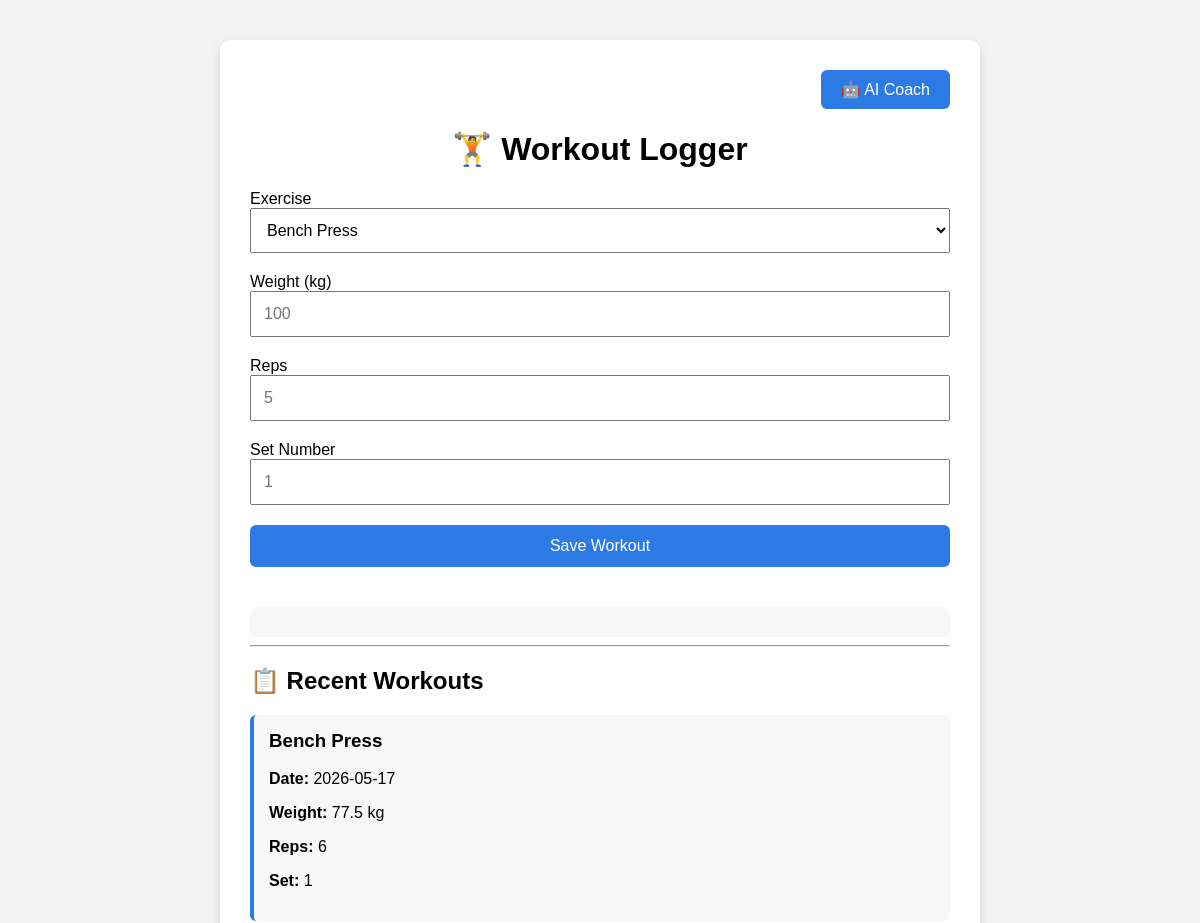
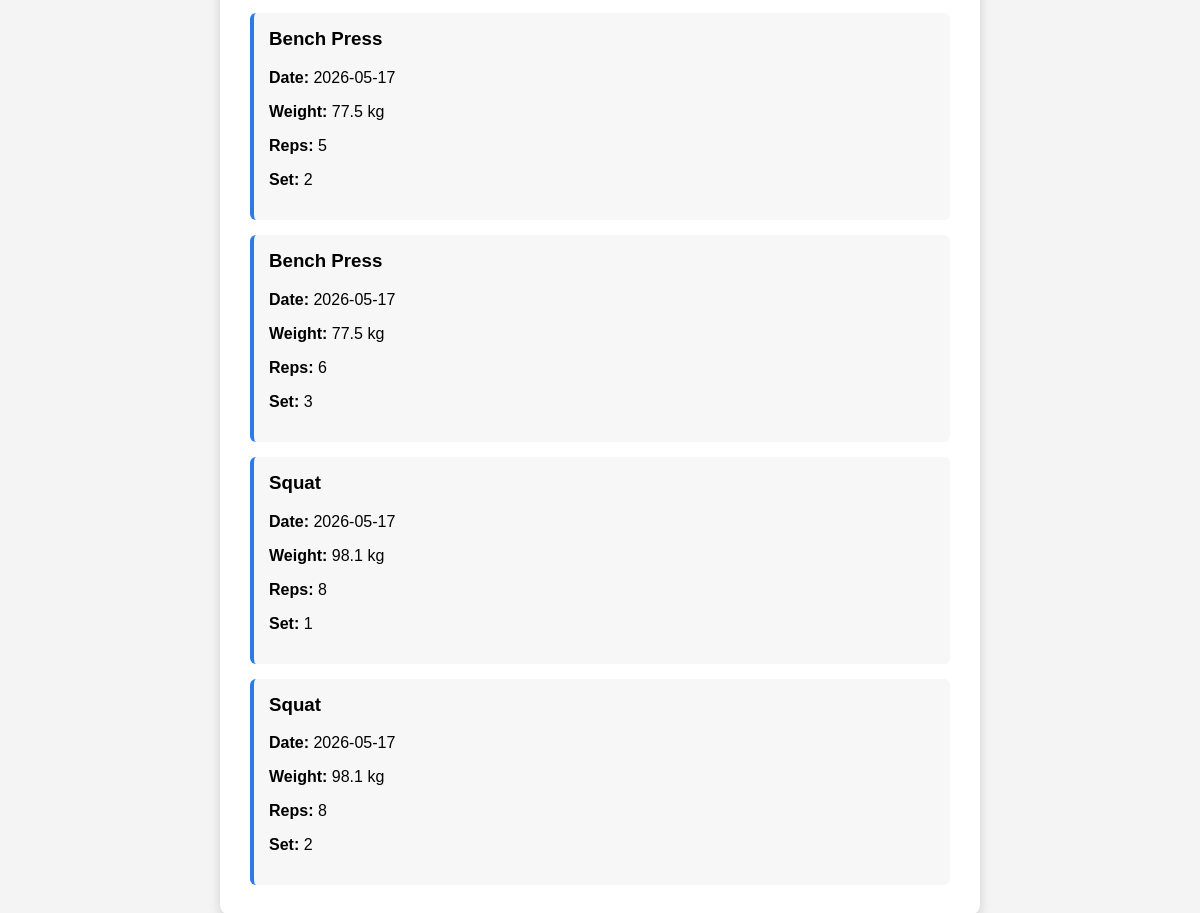
/workouts, run on an earlier commit of the app's database (2 pictures, top to bottom).
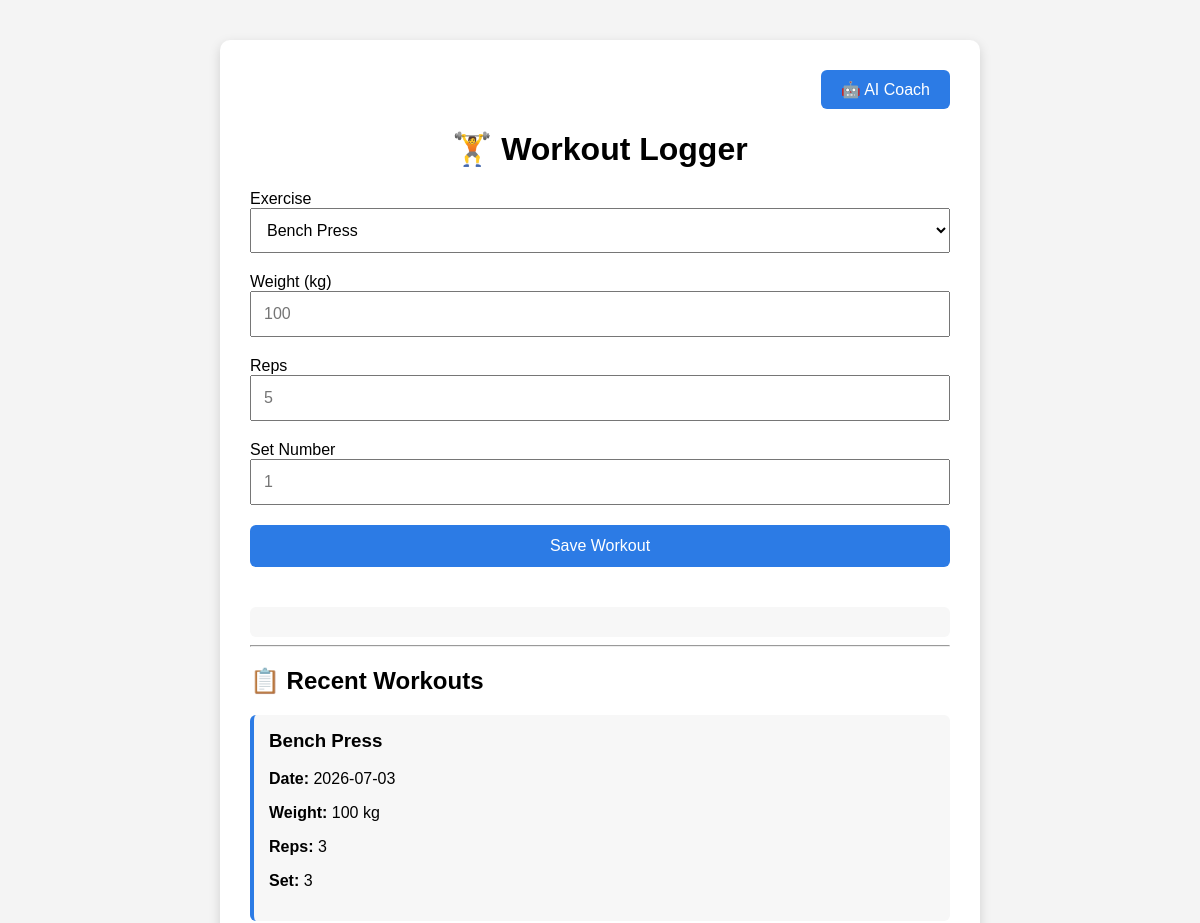
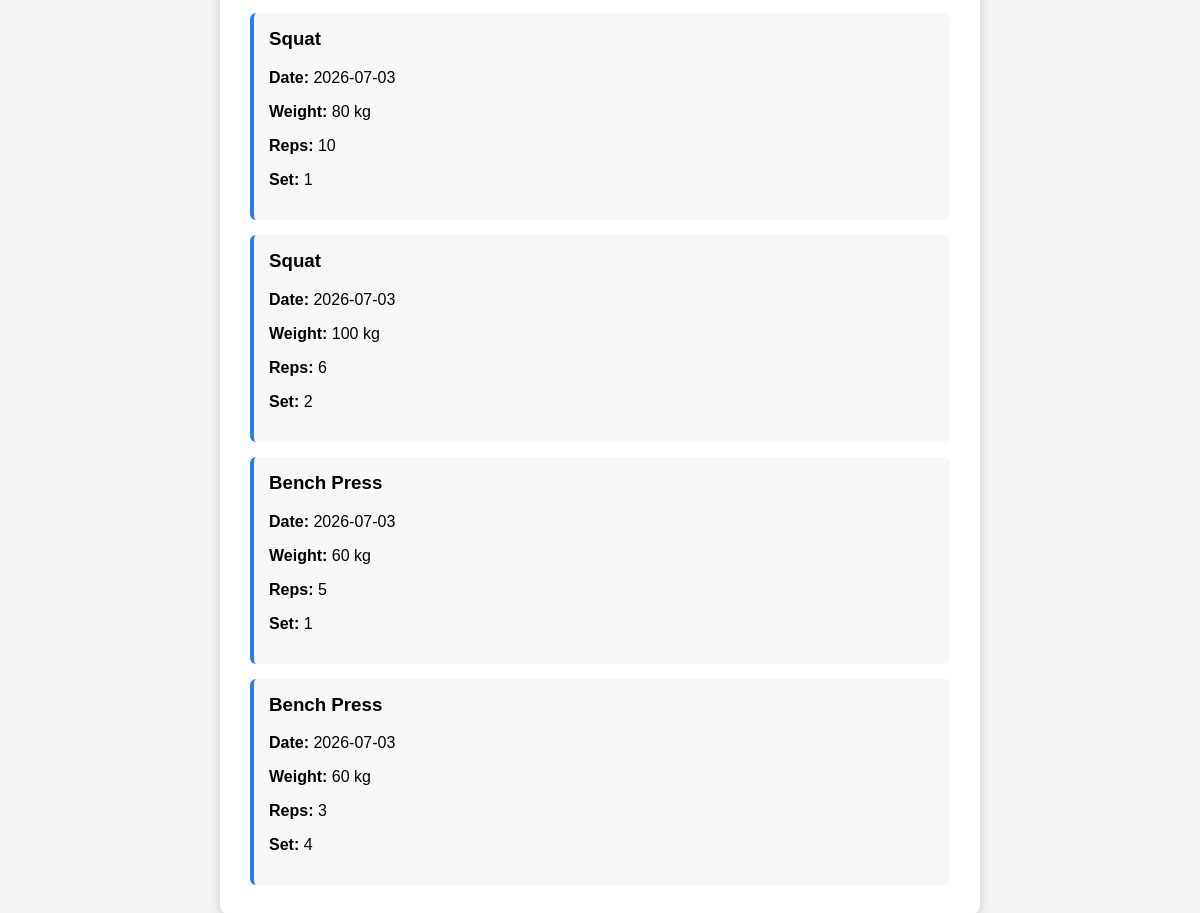
And on a later commit of the database (2 pictures, top to bottom).
### app/models.py (models this page shows)
class Set(Base):
    __tablename__ = 'sets'
    id = Column(Integer, primary_key=True)
    workout_id = Column(Integer, ForeignKey('workouts.id'))
    exercise_id = Column(Integer, ForeignKey('exercises.id'))
    reps = Column(Integer, nullable=False)
    weight = Column(Integer, nullable=False)
    set_number = Column(Integer, nullable=False)
    workout = relationship("Workout")
    exercise = relationship("Exercise")

class Exercise(Base):
    __tablename__ = 'exercises'
    id = Column(Integer, primary_key=True)
    name = Column(String, unique=True, nullable=False)

class Workout(Base):
    __tablename__ = 'workouts'
    id = Column(Integer, primary_key=True)
    user_id = Column(Integer, ForeignKey('users.id'))
    date = Column(Date, nullable=False)
    user = relationship("User")

### app/api.py (the view)
@app.get("/workouts")
def workout_page(request: Request):
        db = Session()
        exercises = (db.query(Exercise).all())
        recent_sets = (
            db.query(Set)
            .join(Workout)
            .join(Exercise)
            .order_by(Workout.date.desc())
            .limit(5)
            .all()
        )
        return templates.TemplateResponse(
            request=request,
            name="workouts.html",
            context={"request": request, "exercises": exercises, "recent_sets": recent_sets},
    )

### templates/workouts.html (shortened to what this page needs)
<!DOCTYPE html>
<html lang="en">
<head>
</head>
<body>
<div class="container">
    <div class="nav-bar">
        <a href="/coach">
            <button
                type="button"
                class="nav-button">
                🤖 AI Coach
            </button>
        </a>
    </div>
    <h1>🏋️ Workout Logger</h1>
    <form id="workout-form">
        <label>Exercise</label>
        <select id="exercise_id">
            {% for exercise in exercises %}
                <option value="{{ exercise.id }}">
                    {{ exercise.name }}
                </option>
            {% endfor %}
        </select>
        <label>Weight (kg)</label>
        <input
            id="weight"
            type="number"
            placeholder="100"
        >
        <label>Reps</label>
        <input
            id="reps"
            type="number"
            placeholder="5"
        >
        <label>Set Number</label>
        <input
            id="set_number"
            type="number"
            placeholder="1"
        >
        <button type="submit">
            Save Workout
        </button>
    </form>
    <div id="message"></div>
    <hr>
    <h2>📋 Recent Workouts</h2>
    {% if recent_sets %}
        {% for workout_set in recent_sets %}
            <div class="workout-card">
                <h3 style="margin-top:0;">
                    {{ workout_set.exercise.name }}
                </h3>
                <p>
                    <strong>Date:</strong>
                    {{ workout_set.workout.date }}
                </p>
                <p>
                    <strong>Weight:</strong>
                    {{ workout_set.weight }} kg
                </p>
                <p>
                    <strong>Reps:</strong>
                    {{ workout_set.reps }}
                </p>
                <p>
                    <strong>Set:</strong>
                    {{ workout_set.set_number }}
                </p>
            </div>
        {% endfor %}
    {% else %}
        <p>No workouts logged yet.</p>
    {% endif %}
</div>
</body>
</html>

### templates/workouts.html (style rules this page uses)
body { font-family: Arial, sans-serif; background-color: #f4f4f4; margin: 40px; }
.container { max-width: 700px; margin: auto; background: white; padding: 30px; border-radius: 10px; box-shadow: 0px 4px 12px rgba(0,0,0,0.15); }
.nav-bar { display: flex; justify-content: flex-end; margin-bottom: 20px; }
.nav-button { width: auto; padding: 10px 20px; margin-bottom: 0; }
h1 { text-align: center; }
input, select, button { width: 100%; padding: 12px; margin-bottom: 20px; box-sizing: border-box; font-size: 16px; }
button { background-color: #2c7be5; color: white; border: none; border-radius: 6px; cursor: pointer; }
#message { margin-top: 20px; padding: 15px; border-radius: 6px; background: #f7f7f7; }
.workout-card { margin-top: 15px; padding: 15px; background: #f7f7f7; border-radius: 6px; border-left: 4px solid #2c7be5; }

What changed in the data, as far as the page shows it:
no longer on this page (row unchanged): Set: exercise.name "Bench Press", workout "2026-05-17", weight "77.5", reps "6", set_number "1"
no longer on this page (row unchanged): Set: exercise.name "Bench Press", workout "2026-05-17", weight "77.5", reps "5", set_number "2"
no longer on this page (row unchanged): Set: exercise.name "Bench Press", workout "2026-05-17", weight "77.5", reps "6", set_number "3"
no longer on this page (row unchanged): Set: exercise.name "Squat", workout "2026-05-17", weight "98.1", reps "8", set_number "1"
no longer on this page (row unchanged): Set: exercise.name "Squat", workout "2026-05-17", weight "98.1", reps "8", set_number "2"
added Set: exercise.name "Bench Press", workout "2026-07-03", weight "100", reps "3", set_number "3"
added Set: exercise.name "Squat", workout "2026-07-03", weight "80", reps "10", set_number "1"
added Set: exercise.name "Squat", workout "2026-07-03", weight "100", reps "6", set_number "2"
added Set: exercise.name "Bench Press", workout "2026-07-03", weight "60", reps "5", set_number "1"
added Set: exercise.name "Bench Press", workout "2026-07-03", weight "60", reps "3", set_number "4"
